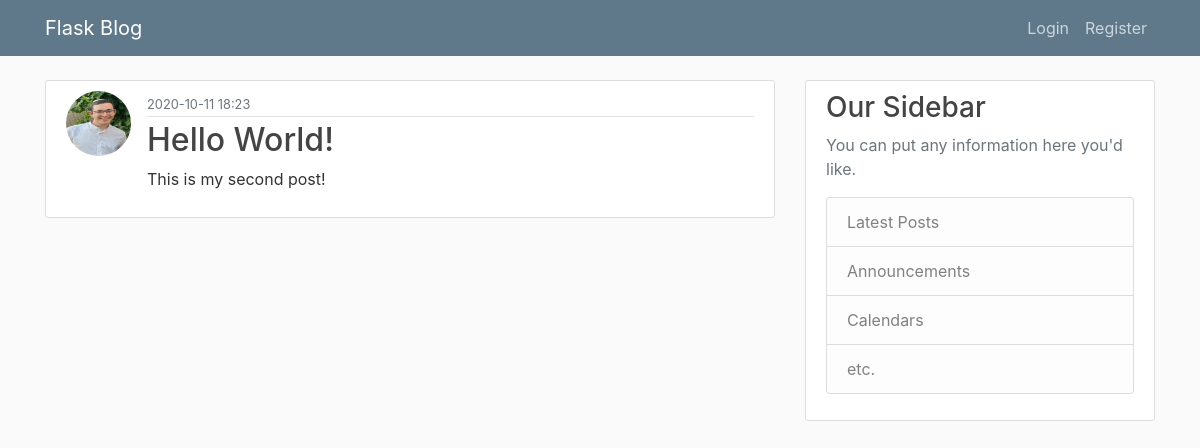
The page /post/5 on the database its author committed.
### flaskblog/models.py (models this page shows, shortened)
class User(db.Model, UserMixin):
    id = db.Column(db.Integer, primary_key=True)
    username = db.Column(db.String(20), unique=True, nullable=False)
    email = db.Column(db.String(120), unique=True, nullable=False)
    image_file = db.Column(db.String(20), nullable=False,
                           default='default.jpg')
    password = db.Column(db.String(60), nullable=False)
    posts = db.relationship('Post', backref='author', lazy=True)

class Post(db.Model):
    id = db.Column(db.Integer, primary_key=True)
    title = db.Column(db.String(100), nullable=False)
    date_posted = db.Column(db.DateTime, nullable=False,
                            default=datetime.utcnow)
    content = db.Column(db.Text, nullable=False)
    user_id = db.Column(db.Integer, db.ForeignKey('user.id'), nullable=False)

### flaskblog/routes.py (the view)
@app.route("/post/<int:post_id>")
def showPost(post_id):
    post = models.Post.query.get_or_404(post_id)
    return flask.render_template('post.html', title=post.title, post=post)

### flaskblog/templates/post.html
{% extends "layout.html" %}
{% block content %}
<article class="media content-section">
    <img class="rounded-circle article-img" src="{{ url_for('static', filename='pics/'+post.author.image_file) }}" />
    <div class="media-body">
        <div class="article-metadata">
            <small class="text-muted">{{ post.date_posted.strftime('%Y-%m-%d %H:%M') }}</small>
        </div>
        <h2 class="article-title"> {{ post.title }}</h2>
        <p class="article-content">{{ post.content }}</p>
    </div>
</article>
{% endblock content %}

### flaskblog/static/main.css (style rules this page uses)
body { background: #fafafa; color: #333333; margin-top: 5rem; }
h1, h2, h3, h4, h5, h6 { color: #444444; }
.content-section { background: #ffffff; padding: 10px 20px; border: 1px solid #dddddd; border-radius: 3px; margin-bottom: 20px; }
.article-title { color: #444444; }
.article-content { white-space: pre-line; }
.article-img { height: 65px; width: 65px; margin-right: 16px; }
.article-metadata { padding-bottom: 1px; margin-bottom: 4px; border-bottom: 1px solid #e3e3e3 }

### rows shown on the page
User: image_file (picture)
Post: date_posted "2020-10-11 18:23", title "Hello World!", content "This is my second post!"
